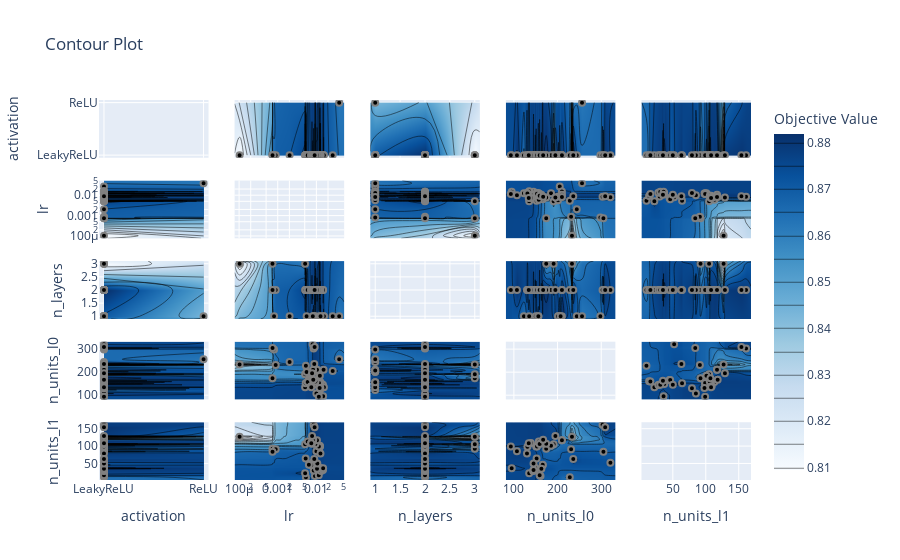

Notebook source saved alongside this figure:
### Markdown cell above
##### Interpretation of slice plot of study:
* Activation function - LeakyReLU gives the best results. All top trials used LeakyReLU
* Learning rate - we can observe a cluster of points close to 0.01 with the best results. 
* Number of Layers -  Models with 1 and 2 hidden layers give the best results. Trials with 2 layers have a bit more dense distribution close to the best result. Trials with 1 hidden layer have a bit wider distribution. The best trial has used 1 hidden layer 
* Number of neurons in the first hidden layer - we can observe a cluster of points with the best results in range 107-236. The winner used 210 points, 2nd and 3d places used 174 and 136 neurons 
* Number of neurons in the second layer - results have wide distribution and don't for clear clusters. 2nd and 3d places used 107 and 35 neurons  
* Number of neurons in the third layer - we can ignore this result as we 1 and 2 hidden layers give the best performance.
* Optimizer - all top 10 results were achieved with Adam optimizer

### Code cell
optuna.visualization.plot_contour(study, ["n_layers", "n_units_l0", "n_units_l1", "lr", "activation"])
